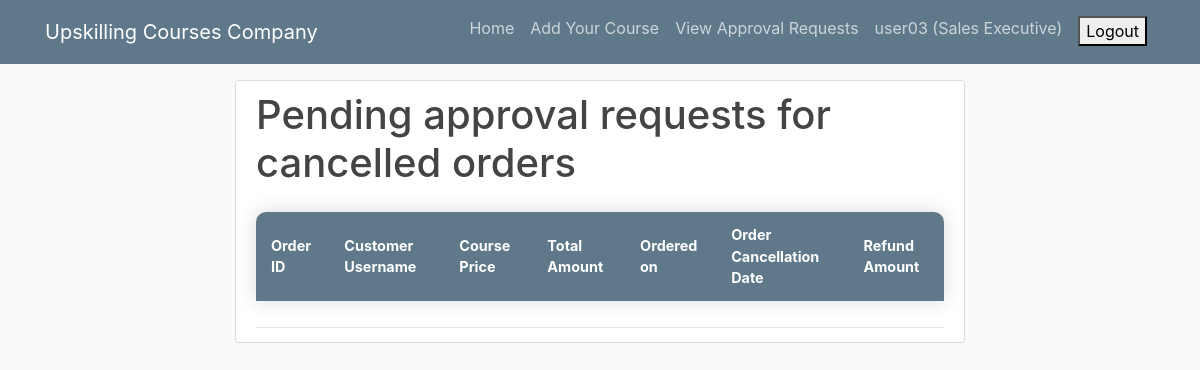
Before: /orders/approvalrequestsall/ (signed in) with the older database file.
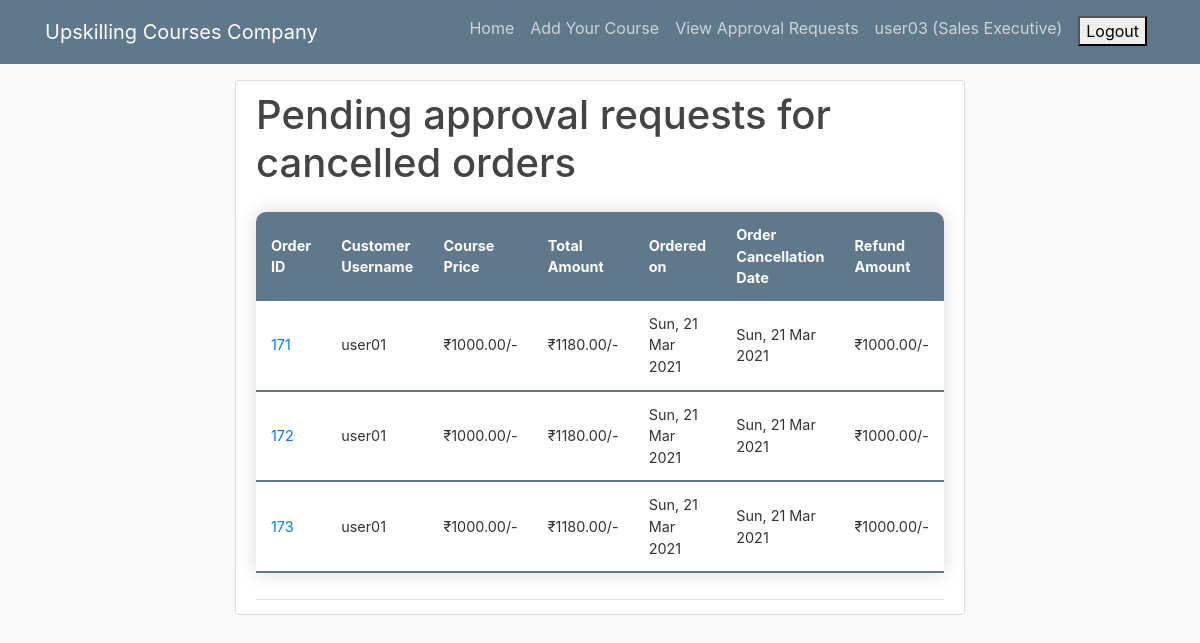
After: the same page with the newer database file.
### orders/models.py (models this page shows, shortened)
class CancelledApproval(models.Model):
    order_id             = models.ForeignKey(CancelledOrder, primary_key=True, on_delete=models.CASCADE)
    user                 = models.ForeignKey(Customer, default=None, on_delete=models.CASCADE)
    amount               = models.DecimalField(max_digits=6, decimal_places=2)
    gst_amount           = models.DecimalField(max_digits=6, decimal_places=2, blank=True, null=True)
    final_amount         = models.DecimalField(max_digits=6, decimal_places=2, blank=True, null=True)
    order_date           = models.DateTimeField(blank=True, null=True)
    cancelled_order_date = models.DateTimeField(blank=True, null=True)
    date_diff            = models.IntegerField()
    refund_amount        = models.DecimalField(max_digits=6, decimal_places=2, default=0)

class CancelledOrder(models.Model):
    order_id                = models.ForeignKey(Order, primary_key=True, on_delete=models.CASCADE)
    user                    = models.ForeignKey(Customer, default=None, on_delete=models.CASCADE)
    amount                  = models.DecimalField(max_digits=6, decimal_places=2)
    gst_amount              = models.DecimalField(max_digits=6, decimal_places=2, blank=True, null=True)
    final_amount            = models.DecimalField(max_digits=6, decimal_places=2, blank=True, null=True)
    order_date              = models.DateTimeField(blank=True, null=True)
    cancelled_order_date    = models.DateTimeField(auto_now_add=True)
    def __str__(self):
        return str(self.order_id)

class Order(models.Model):
    order_id        = models.AutoField(primary_key=True)
    user            = models.ForeignKey(Customer, default=None, on_delete=models.CASCADE)
    course          = models.ForeignKey(Product, default=None, on_delete=models.CASCADE)
    amount          = models.DecimalField(max_digits=6, decimal_places=2)
    gst_amount      = models.DecimalField(max_digits=6, decimal_places=2, blank=True, null=True)
    final_amount    = models.DecimalField(max_digits=6, decimal_places=2, blank=True, null=True)
    order_date      = models.DateTimeField(auto_now_add=True)
    def __str__(self):
        return str(self.order_id)

### accounts/models.py (models this page shows)
class Customer(models.Model):
    user = models.OneToOneField(User, on_delete=models.CASCADE, primary_key=True)
    username = models.CharField(unique=True, max_length=100)
    email = models.EmailField(max_length=100)
    first_name = models.CharField(max_length=100)
    last_name = models.CharField(max_length=100)
    def __str__(self):
        return str(self.user)

class User(AbstractUser):
    is_admin = models.BooleanField(default=False)
    is_customer = models.BooleanField(default=False)
    is_customerexecutive = models.BooleanField(default=False)
    is_salesexecutive = models.BooleanField(default=False)
    username = models.CharField(unique=True, max_length=100)
    email = models.EmailField(max_length=100)
    first_name = models.CharField(max_length=100)
    last_name = models.CharField(max_length=100)

### orders/views.py (the view)
# urls.py: path('approvalrequestsall/', approval_requests_all, name='approvalrequestsall'),
@login_required(login_url="/accounts/login/")
def approval_requests_all(request):
    app_req = CancelledApproval.objects.all()
    logged_in_user = get_object_or_404(User, username=str(request.user))
    if logged_in_user.is_salesexecutive:
        return render(request, 'orders/salesexecutives/approvalrequestsall.html', {'app_req':app_req})
    else:
        return HttpResponse('Unauthorized', status=401)

### orders/templates/orders/salesexecutives/approvalrequestsall.html
{% extends 'base.html' %}
{% block content %}
    <article class="media content-section">
        <div class="media-body">
            <div class="article-metadata">
                <h1>Pending approval requests for cancelled orders</h1>
                <table class="content-table">
                    <thead>
                        <tr>
                            <th>Order ID</th>
                            <th>Customer Username</th>
                            <th>Course Price</th>
                            <th>Total Amount</th>
                            <th>Ordered on</th>
                            <th>Order Cancellation Date</th>
                            <th>Refund Amount</th>
                        </tr>
                    </thead>
                    {% for i in app_req %}
                    <tbody>
                        <tr>
                            <td><a href="{% url 'orders:approvalrequestdetail' order_id=i.order_id %}">{{ i.order_id }}</a></td>
                            <td>{{ i.user }}</td>
                            <td>₹{{ i.amount }}/-</td>
                            <td>₹{{ i.final_amount }}/-</td>
                            <td>{{ i.order_date|date:"D, d M Y" }}</td>
                            <td>{{ i.cancelled_order_date|date:"D, d M Y" }}</td>
                            <td>₹{{ i.refund_amount }}/-</td>
                        </tr>
                    </tbody>
                    {% endfor %}
                </table>
            </div>
        </div>
    </article>
{% endblock %}

Changed rows visible on the page:
added CancelledApproval: order_id "171", user "user01", amount "1000.00", final_amount "1180.00", order_date "Sun, 21 Mar 2021", cancelled_order_date "Sun, 21 Mar 2021", refund_amount "1000.00"
added CancelledApproval: order_id "172", user "user01", amount "1000.00", final_amount "1180.00", order_date "Sun, 21 Mar 2021", cancelled_order_date "Sun, 21 Mar 2021", refund_amount "1000.00"
added CancelledApproval: order_id "173", user "user01", amount "1000.00", final_amount "1180.00", order_date "Sun, 21 Mar 2021", cancelled_order_date "Sun, 21 Mar 2021", refund_amount "1000.00"
